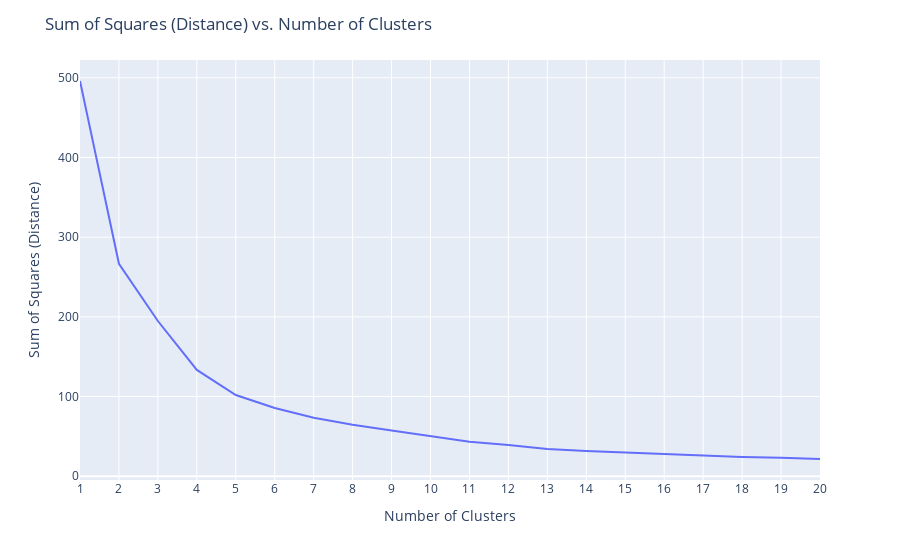

This figure's notebook cell:
### Code cell
plt.figure(figsize=[12, 8])

fig = px.line(x=range(1, 21), y=sum_of_sq_dist)

fig.update_layout(
    xaxis = dict(tickvals = list(range(1, 21))),
    title="Sum of Squares (Distance) vs. Number of Clusters",
    xaxis_title="Number of Clusters",
    yaxis_title="Sum of Squares (Distance)")

fig.show()

### Figure 1 — Plotly figure (JSON) as saved in the notebook; plotly's stock layout.template omitted (floating-point values rounded to 4 significant figures)
{"data": [{"hovertemplate": "x=%{x}<br>y=%{y}<extra></extra>", "legendgroup": "", "line": {"color": "#636efa", "dash": "solid"}, "marker": {"symbol": "circle"}, "mode": "lines", "name": "", "orientation": "v", "showlegend": false, "type": "scatter", "x": [1, 2, 3, 4, 5, 6, 7, 8, 9, 10, 11, 12, 13, 14, 15, 16, 17, 18, 19, 20], "xaxis": "x", "y": [496, 266.6, 194.8, 133.4, 102.0, 85.67, 73.5, 64.63, 57.41, 50.65, 43.32, 39.22, 34.26, 31.77, 29.86, 27.05, 25.57, 23.99, 23.13, 21.63], "yaxis": "y"}], "layout": {"legend": {"tracegroupgap": 0}, "margin": {"t": 60}, "title": {"text": "Sum of Squares (Distance) vs. Number of Clusters"}, "xaxis": {"anchor": "y", "domain": [0, 1], "tickvals": [1, 2, 3, 4, 5, 6, 7, 8, 9, 10, 11, 12, 13, 14, 15, 16, 17, 18, 19, 20], "title": {"text": "Number of Clusters"}}, "yaxis": {"anchor": "x", "domain": [0, 1], "title": {"text": "Sum of Squares (Distance)"}}}}
